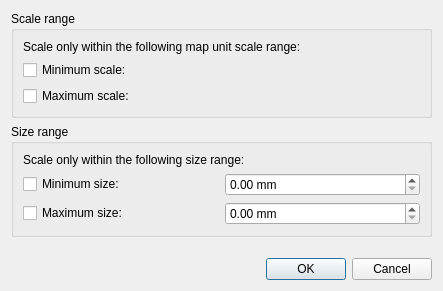
<?xml version="1.0" encoding="UTF-8"?>
<ui version="4.0">
 <class>MapUnitScaleDialog</class>
 <widget class="QDialog" name="MapUnitScaleDialog">
  <property name="geometry">
   <rect>
    <x>0</x>
    <y>0</y>
    <width>443</width>
    <height>291</height>
   </rect>
  </property>
  <property name="windowTitle">
   <string>Adjust scaling range</string>
  </property>
  <property name="windowIcon">
   <iconset>
    <normaloff>:/images/themes/default/mActionOptions.png</normaloff>:/images/themes/default/mActionOptions.png</iconset>
  </property>
  <layout class="QGridLayout" name="gridLayout">
   <item row="3" column="0" colspan="3">
    <widget class="QGroupBox" name="groupBox_2">
     <property name="title">
      <string>Size range</string>
     </property>
     <layout class="QGridLayout" name="gridLayout_3">
      <item row="1" column="0">
       <widget class="QCheckBox" name="mCheckBoxMinSize">
        <property name="text">
         <string>Minimum size:</string>
        </property>
       </widget>
      </item>
      <item row="2" column="0">
       <widget class="QCheckBox" name="mCheckBoxMaxSize">
        <property name="text">
         <string>Maximum size:</string>
        </property>
       </widget>
      </item>
      <item row="1" column="1">
       <widget class="QgsDoubleSpinBox" name="mSpinBoxMinSize">
        <property name="suffix">
         <string> mm</string>
        </property>
        <property name="maximum">
         <double>9999999.000000000000000</double>
        </property>
       </widget>
      </item>
      <item row="2" column="1">
       <widget class="QgsDoubleSpinBox" name="mSpinBoxMaxSize">
        <property name="suffix">
         <string> mm</string>
        </property>
        <property name="maximum">
         <double>999999.000000000000000</double>
        </property>
       </widget>
      </item>
      <item row="0" column="0" colspan="2">
       <widget class="QLabel" name="label_2">
        <property name="text">
         <string>Scale only within the following size range:</string>
        </property>
       </widget>
      </item>
     </layout>
    </widget>
   </item>
   <item row="5" column="0" colspan="3">
    <widget class="QDialogButtonBox" name="mButtonBox">
     <property name="orientation">
      <enum>Qt::Horizontal</enum>
     </property>
     <property name="standardButtons">
      <set>QDialogButtonBox::Cancel|QDialogButtonBox::Ok</set>
     </property>
    </widget>
   </item>
   <item row="0" column="0" colspan="3">
    <widget class="QGroupBox" name="groupBox">
     <property name="title">
      <string>Scale range</string>
     </property>
     <layout class="QGridLayout" name="gridLayout_2">
      <item row="1" column="1">
       <widget class="QgsScaleWidget" name="mComboBoxMinScale" native="true">
        <property name="focusPolicy">
         <enum>Qt::StrongFocus</enum>
        </property>
       </widget>
      </item>
      <item row="0" column="0" colspan="2">
       <widget class="QLabel" name="label">
        <property name="text">
         <string>Scale only within the following map unit scale range:</string>
        </property>
        <property name="wordWrap">
         <bool>true</bool>
        </property>
       </widget>
      </item>
      <item row="1" column="0">
       <widget class="QCheckBox" name="mCheckBoxMinScale">
        <property name="text">
         <string>Minimum scale:</string>
        </property>
       </widget>
      </item>
      <item row="3" column="1">
       <widget class="QgsScaleWidget" name="mComboBoxMaxScale" native="true">
        <property name="focusPolicy">
         <enum>Qt::StrongFocus</enum>
        </property>
       </widget>
      </item>
      <item row="3" column="0">
       <widget class="QCheckBox" name="mCheckBoxMaxScale">
        <property name="text">
         <string>Maximum scale:</string>
        </property>
       </widget>
      </item>
     </layout>
    </widget>
   </item>
   <item row="4" column="0">
    <spacer name="verticalSpacer">
     <property name="orientation">
      <enum>Qt::Vertical</enum>
     </property>
     <property name="sizeHint" stdset="0">
      <size>
       <width>20</width>
       <height>40</height>
      </size>
     </property>
    </spacer>
   </item>
  </layout>
 </widget>
 <customwidgets>
  <customwidget>
   <class>QgsScaleWidget</class>
   <extends>QWidget</extends>
   <header>qgsscalewidget.h</header>
  </customwidget>
  <customwidget>
   <class>QgsDoubleSpinBox</class>
   <extends>QDoubleSpinBox</extends>
   <header>qgsdoublespinbox.h</header>
  </customwidget>
 </customwidgets>
 <tabstops>
  <tabstop>mCheckBoxMinScale</tabstop>
  <tabstop>mComboBoxMinScale</tabstop>
  <tabstop>mCheckBoxMaxScale</tabstop>
  <tabstop>mComboBoxMaxScale</tabstop>
  <tabstop>mCheckBoxMinSize</tabstop>
  <tabstop>mSpinBoxMinSize</tabstop>
  <tabstop>mCheckBoxMaxSize</tabstop>
  <tabstop>mSpinBoxMaxSize</tabstop>
 </tabstops>
 <resources/>
 <connections>
  <connection>
   <sender>mButtonBox</sender>
   <signal>accepted()</signal>
   <receiver>MapUnitScaleDialog</receiver>
   <slot>accept()</slot>
   <hints>
    <hint type="sourcelabel">
     <x>248</x>
     <y>254</y>
    </hint>
    <hint type="destinationlabel">
     <x>157</x>
     <y>274</y>
    </hint>
   </hints>
  </connection>
  <connection>
   <sender>mButtonBox</sender>
   <signal>rejected()</signal>
   <receiver>MapUnitScaleDialog</receiver>
   <slot>reject()</slot>
   <hints>
    <hint type="sourcelabel">
     <x>316</x>
     <y>260</y>
    </hint>
    <hint type="destinationlabel">
     <x>286</x>
     <y>274</y>
    </hint>
   </hints>
  </connection>
 </connections>
</ui>
